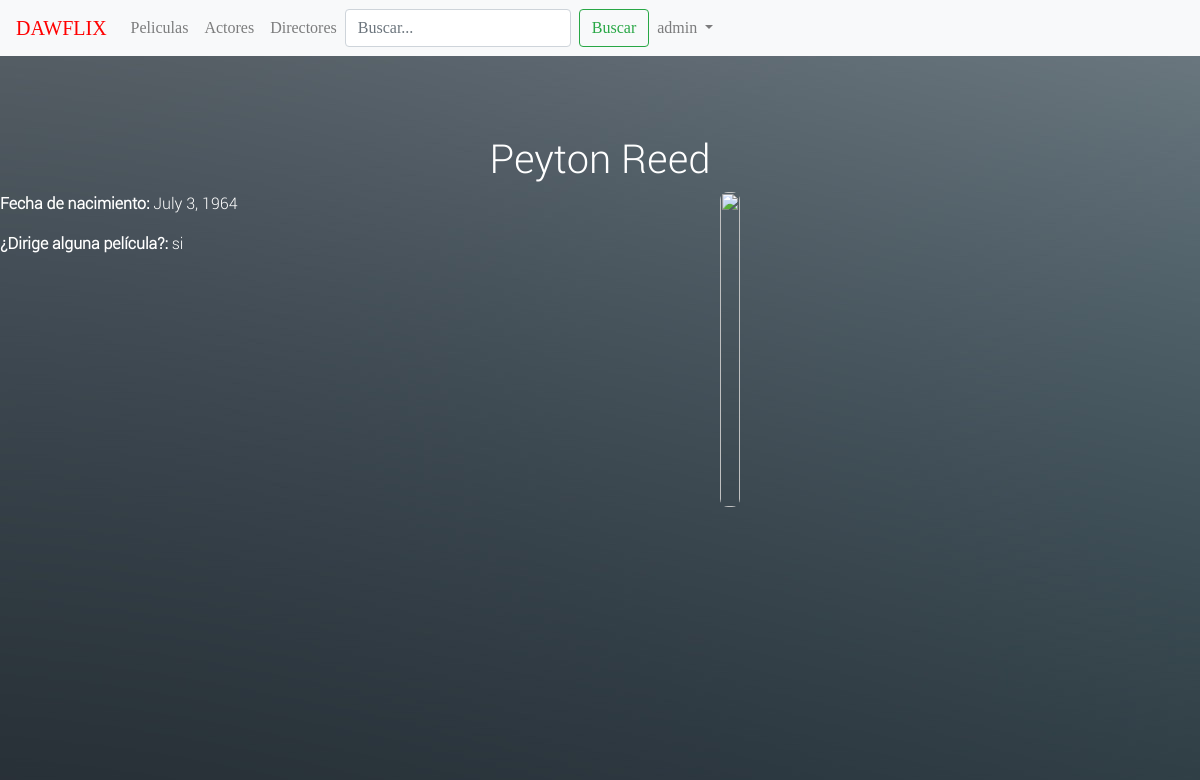
Screenshot of /videoclub/personas/25 (signed in) with the database file from the repository.
### videoclub/models.py (models this page shows, shortened)
class Persona(models.Model):
    nombre = models.CharField(max_length=100, default="")
    date_of_birth = models.DateField(null=True, blank=True)
    date_of_death = models.DateField('Died', null=True, blank=True)
    esDirector = models.CharField(max_length=2, default="no",help_text="si/no , en minusculas todo")
    urlFoto = models.CharField(max_length=200, blank=False, default="https://www.w3schools.com/css/img_avatar.png")
    urlVideo = models.CharField(max_length=200, blank=False, default="https://www.youtube.com/embed/_nq2BTuSOq4")
    def get_foto(self):
        return self.urlFoto

### videoclub/views.py (the view)
# urls.py: url(r'^personas/(?P<pk>\d+)$', views.PersonaDetailView.as_view(), name='persona-detalle'),
class PersonaDetailView(LoginRequiredMixin, generic.DetailView):
    model = Persona
    template_name = 'videoclub/person_detail.html'

### videoclub/templates/videoclub/person_detail.html (shortened to what this page needs)
{% extends "base.html" %} {% block content %}
<h1 class="h1Titulo">{{ persona.nombre }}</h1>
<div style="display: flex;">
  <div>
    <p>
      <strong>Fecha de nacimiento:</strong> {{ persona.date_of_birth }}</p>
      <strong>¿Dirige alguna película?:</strong> {{persona.esDirector}}</p>
      <iframe width="720" height="480" src="{{ persona.urlVideo }}" frameborder="0" allow="autoplay; encrypted-media" allowfullscreen></iframe>
  </div>
  <div style="float: right; margin-right: 2em;">
    <img class="image-responsive img-fluid imgPersonas image" src="{{ persona.get_foto }}" style="width:100%">
  </div>
</div>
{% endblock %}

### videoclub/templates/base.html (shortened to what this page needs)
{% load staticfiles %}
<!DOCTYPE html>
<html lang="en">
<head>
  <link rel="stylesheet" href="https://maxcdn.bootstrapcdn.com/bootstrap/4.0.0/css/bootstrap.min.css"
>
  <link rel="stylesheet" type="text/css" href="{% static 'styles.css' %}" />
  {% load static %}
  <link rel="stylesheet" href="{% static 'css/styles.css' %}">
</head>
<body>
  <nav class="navbar navbar-expand-lg navbar-light bg-light">
    <a class="navbar-brand DAWFLIX" href="/">DAWFLIX</a>
    <div class="collapse navbar-collapse" id="navbarSupportedContent">
      <ul class="navbar-nav mr-auto">
        <li class="nav-item">
          <a class="nav-link" href="{% url 'peliculas' %}">Peliculas</a>
        </li>
        <li class="nav-item">
          <a class="nav-link" href="{% url 'actores' %}">Actores</a>
        </li>
        <li class="nav-item">
          <a class="nav-link" href="{% url 'directores' %}">Directores</a>
        </li>
        <form class="form-inline my-2 my-lg-0" action="{% url 'search' %}" method="get">
          <input class="form-control mr-sm-2" type="search" placeholder="Buscar..." aria-label="Search" name="q">
          <button class="btn btn-outline-success my-2 my-sm-0" type="submit" value="Search">Buscar</button>
        </form>
        <div class="pull-right">
        <li class="nav-item dropdown">
          {% if user.is_authenticated %}
          <a class="nav-link dropdown-toggle" href="#" id="navbarDropdown" role="button" data-toggle="dropdown" aria-haspopup="true"
            aria-expanded="false">
            {{ user.get_username }}
          </a>
          {% else %}
          <li class="nav-item">
            <a href="{% url 'login'%}" role="button" class="nav-link" aria-haspopup="true" aria-expanded="false">Iniciar sesión</a>
          </li>
          {% endif %}
        </li>
        </div>
      </ul>
    </div>
  </nav>
  {% block content %}{% endblock %}
</body>
</html>

### videoclub/static/styles.css (style rules this page uses)
body { background: url('fondoLogin.jpg'); color: #fff; font-family: RobotoLight; }
nav { font-family: LemonMilklight; }
.DAWFLIX { color:red !important; }
.img-fluid { max-width: 240px; height: 315px; }
li { list-style-type: none; }
.imgPersonas { border-radius: 8px; }
.h1Titulo { text-align: center; margin-top:2em; }
.image { opacity: 1; display: block; width: 100%; transition: .5s ease; backface-visibility: hidden; }

### rows the page displays
Persona: nombre "Peyton Reed", date_of_birth "July 3, 1964", esDirector "si"

### other values shown
{{ user.get_username }} "admin"
